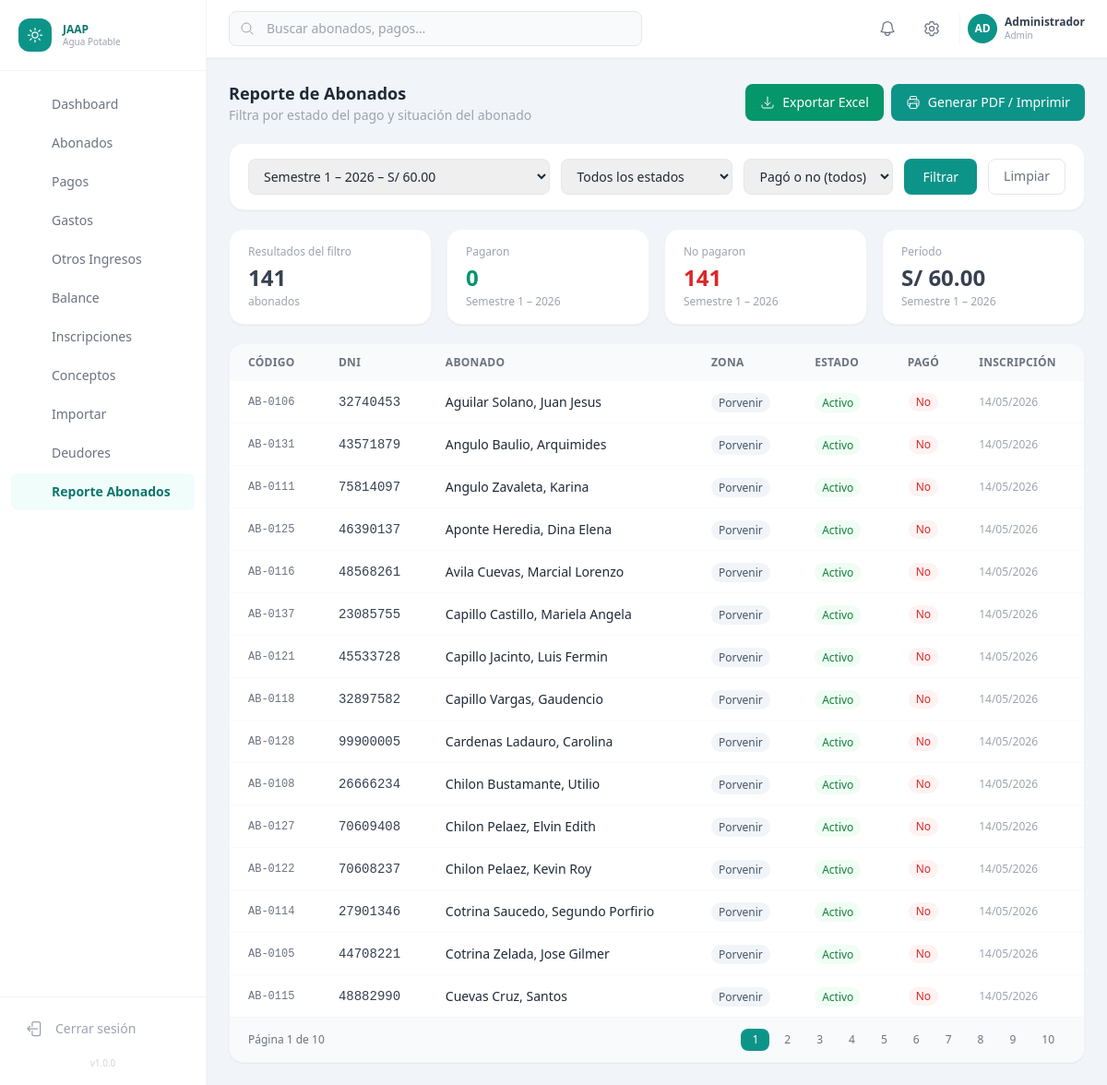
The page /reportes/abonados.php (signed in) on the database its author committed.
### tables this page shows
CREATE TABLE `periodos_cobro` (
  `id`                  INT UNSIGNED NOT NULL AUTO_INCREMENT,
  `nombre`              VARCHAR(100) NOT NULL,
  `anio`                YEAR         NOT NULL,
  `semestre`            ENUM('1','2','anual') NOT NULL DEFAULT '1',
  `meses`               TINYINT UNSIGNED NOT NULL DEFAULT 6 COMMENT 'Cantidad de meses incluidos',
  `fecha_inicio`        DATE         NOT NULL,
  `fecha_fin`           DATE         NOT NULL,
  `fecha_vencimiento`   DATE         NOT NULL,
  `monto_total`         DECIMAL(10,2) NOT NULL COMMENT 'Monto base del período',
  `estado`              ENUM('pendiente','activo','cerrado') NOT NULL DEFAULT 'pendiente',
  `created_at`          TIMESTAMP    NOT NULL DEFAULT CURRENT_TIMESTAMP,
  PRIMARY KEY (`id`),
  UNIQUE KEY `uk_periodo` (`anio`, `semestre`)
);

CREATE TABLE `abonados` (
  `id`                INT UNSIGNED    NOT NULL AUTO_INCREMENT,
  `codigo`            VARCHAR(20)     NOT NULL COMMENT 'Código interno del abonado',
  `dni`               VARCHAR(8)      NOT NULL,
  `nombres`           VARCHAR(100)    NOT NULL,
  `apellidos`         VARCHAR(100)    NOT NULL,
  `fecha_nacimiento`  DATE            NULL,
  `departamento`      VARCHAR(100)    NOT NULL DEFAULT '',
  `provincia`         VARCHAR(100)    NOT NULL DEFAULT '',
  `distrito`          VARCHAR(100)    NOT NULL DEFAULT '',
  `direccion`         TEXT            NULL,
  `zona`              ENUM('porvenir','tunas','cerro_de_pasco') NOT NULL DEFAULT 'porvenir',
  `profesion`         VARCHAR(100)    NULL,
  `actividad`         VARCHAR(100)    NULL,
  `grado_instruccion` ENUM(
    'sin_instruccion','primaria_incompleta','primaria_completa',
    'secundaria_incompleta','secundaria_completa',
    'tecnico','universitario','posgrado'
  ) NOT NULL DEFAULT 'sin_instruccion',
  `estado_civil`      ENUM('soltero','casado','conviviente','viudo','divorciado') NOT NULL DEFAULT 'soltero',
  `telefono`          VARCHAR(15)     NULL,
  `email`             VARCHAR(100)    NULL,
  `numero_hijos`      TINYINT UNSIGNED NOT NULL DEFAULT 0,
  `fecha_inscripcion` DATE            NULL,
  `estado`            ENUM('activo','inactivo','cortado','suspension_temporal') NOT NULL DEFAULT 'activo',
  `observaciones`     TEXT            NULL,
  `creado_por`        INT UNSIGNED    NULL,
  `created_at`        TIMESTAMP       NOT NULL DEFAULT CURRENT_TIMESTAMP,
  `updated_at`        TIMESTAMP       NOT NULL DEFAULT CURRENT_TIMESTAMP ON UPDATE CURRENT_TIMESTAMP,
  PRIMARY KEY (`id`),
  UNIQUE KEY `uk_dni`    (`dni`),
  UNIQUE KEY `uk_codigo` (`codigo`),
  KEY `idx_zona`   (`zona`),
  KEY `idx_estado` (`estado`),
  CONSTRAINT `fk_abonado_creado` FOREIGN KEY (`creado_por`) REFERENCES `usuarios_sistema` (`id`) ON DELETE SET NULL
);

### config/config.php (called while the page is built, shortened)
<?php
function e(string $s): string
{
    return htmlspecialchars($s, ENT_QUOTES | ENT_HTML5, 'UTF-8');
}

### reportes/abonados.php (the view, shortened to what this page needs)
<?php
$pdo        = getDB();
$periodos = $pdo->query(
    "SELECT id, nombre, anio, semestre, monto_total
     FROM periodos_cobro
     ORDER BY anio DESC, semestre"
)->fetchAll();
$periodoId = (int)($_GET['periodo_id'] ?? 0);
if ($periodoId === 0) {
    foreach ($periodos as $p) {
        if ((int)$p['anio'] === 2026 && $p['semestre'] === '1') {
            $periodoId = (int)$p['id'];
            break;
        }
    }
}
$periodoActual = null;
foreach ($periodos as $p) {
    if ((int)$p['id'] === $periodoId) { $periodoActual = $p; break; }
}
$estado = $_GET['estado'] ?? '';
$pagado = $_GET['pagado'] ?? '';
$page   = max(1, (int)($_GET['page'] ?? 1));
$limit  = 15;
$offset = ($page - 1) * $limit;
$where       = ['1=1'];
$whereParams = [];
$whereStr = implode(' AND ', $where);
$totalStmt = $pdo->prepare("SELECT COUNT(*) FROM abonados a WHERE $whereStr");
$totalStmt->execute($whereParams);
$totalRows  = (int)$totalStmt->fetchColumn();
$totalPages = max(1, (int)ceil($totalRows / $limit));
$selectParams = array_merge([$periodoId], $whereParams);
$stmt = $pdo->prepare("
    SELECT a.id, a.codigo, a.dni, a.nombres, a.apellidos, a.zona, a.telefono,
           a.estado, a.fecha_inscripcion,
           EXISTS (SELECT 1 FROM pagos p2 WHERE p2.abonado_id = a.id AND p2.periodo_id = ?) AS pagado
    FROM abonados a
    WHERE $whereStr
    ORDER BY a.zona, a.apellidos, a.nombres
    LIMIT $limit OFFSET $offset
");
$stmt->execute($selectParams);
$abonados = $stmt->fetchAll();
$whereEstado       = ['1=1'];
$whereEstadoParams = [];
$whereEstadoStr = implode(' AND ', $whereEstado);
$stmtPagados = $pdo->prepare("
    SELECT COUNT(*) FROM abonados a WHERE $whereEstadoStr
    AND a.id IN (SELECT abonado_id FROM pagos WHERE periodo_id = ?)
");
$stmtPagados->execute(array_merge($whereEstadoParams, [$periodoId]));
$totalPagados = (int)$stmtPagados->fetchColumn();
$stmtNoPagados = $pdo->prepare("
    SELECT COUNT(*) FROM abonados a WHERE $whereEstadoStr
    AND a.id NOT IN (SELECT abonado_id FROM pagos WHERE periodo_id = ?)
");
$stmtNoPagados->execute(array_merge($whereEstadoParams, [$periodoId]));
$totalNoPagados = (int)$stmtNoPagados->fetchColumn();
$qs = http_build_query(['periodo_id' => $periodoId, 'estado' => $estado, 'pagado' => $pagado]);
require_once __DIR__ . '/../includes/header.php';
require_once __DIR__ . '/../includes/sidebar.php';
?>
<div class="flex flex-col flex-1 overflow-hidden">
  <?php require_once __DIR__ . '/../includes/topbar.php'; ?>
  <main class="flex-1 overflow-y-auto p-6 space-y-5">
    <div class="flex flex-col sm:flex-row sm:items-center justify-between gap-3">
      <div>
        <h1 class="text-lg font-bold text-gray-800">Reporte de Abonados</h1>
        <p class="text-sm text-gray-400">Filtra por estado del pago y situación del abonado</p>
      </div>
      <div class="flex items-center gap-2">
        <a href="<?= APP_URL ?>/reportes/abonados_excel.php?<?= $qs ?>"
           class="inline-flex items-center gap-2 bg-emerald-600 hover:bg-emerald-700 text-white text-sm font-medium px-4 py-2.5 rounded-lg transition-colors">
          <svg class="w-4 h-4" fill="none" viewBox="0 0 24 24" stroke-width="1.5" stroke="currentColor">
            <path stroke-linecap="round" stroke-linejoin="round" d="M3 16.5v2.25A2.25 2.25 0 0 0 5.25 21h13.5A2.25 2.25 0 0 0 21 18.75V16.5M16.5 12 12 16.5m0 0L7.5 12m4.5 4.5V3" />
          </svg>
          Exportar Excel
        </a>
        <a href="<?= APP_URL ?>/reportes/abonados_print.php?<?= $qs ?>"
           target="_blank"
           class="inline-flex items-center gap-2 bg-brand-600 hover:bg-brand-700 text-white text-sm font-medium px-4 py-2.5 rounded-lg transition-colors">
          Generar PDF / Imprimir
        </a>
      </div>
    </div>
    <form method="GET" class="bg-white rounded-2xl shadow-sm border border-gray-100 px-5 py-4">
      <div class="flex flex-col sm:flex-row gap-3">
        <select name="periodo_id"
                class="flex-1 px-3 py-2 text-sm border border-gray-200 rounded-lg focus:outline-none focus:ring-2 focus:ring-brand-300">
          <?php foreach ($periodos as $p): ?>
            <option value="<?= $p['id'] ?>" <?= (int)$p['id'] === $periodoId ? 'selected' : '' ?>>
              <?= e($p['nombre']) ?> – S/ <?= number_format((float)$p['monto_total'], 2) ?>
            </option>
          <?php endforeach; ?>
        </select>
        <select name="estado"
                class="px-3 py-2 text-sm border border-gray-200 rounded-lg focus:outline-none focus:ring-2 focus:ring-brand-300">
          <option value="">Todos los estados</option>
        </select>
        <select name="pagado"
                class="px-3 py-2 text-sm border border-gray-200 rounded-lg focus:outline-none focus:ring-2 focus:ring-brand-300">
          <option value="">Pagó o no (todos)</option>
        </select>
        <button type="submit"
                class="bg-brand-600 hover:bg-brand-700 text-white text-sm font-medium px-5 py-2 rounded-lg transition-colors">
          Filtrar
        </button>
        <a href="<?= APP_URL ?>/reportes/abonados.php"
           class="border border-gray-200 text-gray-500 hover:text-gray-700 text-sm font-medium px-4 py-2 rounded-lg transition-colors">
          Limpiar
        </a>
      </div>
    </form>
    <?php if ($periodoActual): ?>
    <div class="grid grid-cols-2 sm:grid-cols-4 gap-4">
      <div class="bg-white rounded-2xl shadow-sm border border-gray-100 px-5 py-4">
        <p class="text-xs text-gray-400 font-medium">Resultados del filtro</p>
        <p class="text-2xl font-bold text-gray-700 mt-1"><?= number_format($totalRows) ?></p>
        <p class="text-xs text-gray-400 mt-0.5">abonados</p>
      </div>
      <div class="bg-white rounded-2xl shadow-sm border border-gray-100 px-5 py-4">
        <p class="text-xs text-gray-400 font-medium">Pagaron</p>
        <p class="text-2xl font-bold text-emerald-600 mt-1"><?= number_format($totalPagados) ?></p>
        <p class="text-xs text-gray-400 mt-0.5"><?= e($periodoActual['nombre']) ?></p>
      </div>
      <div class="bg-white rounded-2xl shadow-sm border border-gray-100 px-5 py-4">
        <p class="text-xs text-gray-400 font-medium">No pagaron</p>
        <p class="text-2xl font-bold text-red-600 mt-1"><?= number_format($totalNoPagados) ?></p>
        <p class="text-xs text-gray-400 mt-0.5"><?= e($periodoActual['nombre']) ?></p>
      </div>
      <div class="bg-white rounded-2xl shadow-sm border border-gray-100 px-5 py-4">
        <p class="text-xs text-gray-400 font-medium">Período</p>
        <p class="text-2xl font-bold text-gray-700 mt-1">S/ <?= number_format((float)$periodoActual['monto_total'], 2) ?></p>
        <p class="text-xs text-gray-400 mt-0.5"><?= e($periodoActual['nombre']) ?></p>
      </div>
    </div>
    <div class="bg-white rounded-2xl shadow-sm border border-gray-100 overflow-hidden">
      <div class="overflow-x-auto">
        <table class="w-full text-sm">
          <thead class="bg-gray-50 text-xs text-gray-500 uppercase tracking-wide">
            <tr>
              <th class="px-5 py-3 text-left">Código</th>
              <th class="px-5 py-3 text-left">DNI</th>
              <th class="px-5 py-3 text-left">Abonado</th>
              <th class="px-5 py-3 text-left">Zona</th>
              <th class="px-5 py-3 text-left">Estado</th>
              <th class="px-5 py-3 text-center">Pagó</th>
              <th class="px-5 py-3 text-left">Inscripción</th>
            </tr>
          </thead>
          <tbody class="divide-y divide-gray-50">
            <?php
              $estadoClases = [
                'activo'     => 'bg-green-50 text-green-700',
                'inactivo'   => 'bg-gray-100 text-gray-500',
                'cortado'    => 'bg-red-50 text-red-600',
                'suspension_temporal' => 'bg-amber-50 text-amber-700',
              ];
            ?>
            <?php foreach ($abonados as $a): ?>
            <tr class="hover:bg-gray-50 transition-colors">
              <td class="px-5 py-3 font-mono text-xs text-gray-500"><?= e($a['codigo']) ?></td>
              <td class="px-5 py-3 font-mono text-gray-700"><?= e($a['dni']) ?></td>
              <td class="px-5 py-3">
                <span class="font-medium text-gray-800"><?= e($a['apellidos'] . ', ' . $a['nombres']) ?></span>
              </td>
              <td class="px-5 py-3">
                <span class="capitalize text-xs font-medium px-2 py-0.5 rounded-full bg-slate-100 text-slate-600">
                  <?= e(ZONAS[$a['zona']] ?? $a['zona']) ?>
                </span>
              </td>
              <td class="px-5 py-3">
                <span class="<?= $estadoClases[$a['estado']] ?? 'bg-gray-100 text-gray-500' ?> text-xs font-medium px-2 py-0.5 rounded-full capitalize">
                  <?= e(ESTADOS_ABONADO[$a['estado']] ?? $a['estado']) ?>
                </span>
              </td>
              <td class="px-5 py-3 text-center">
                <?php if ((bool)$a['pagado']): ?>
                  <span class="inline-flex items-center gap-1 text-xs font-medium px-2 py-0.5 rounded-full bg-emerald-50 text-emerald-700">Sí</span>
                <?php else: ?>
                  <span class="inline-flex items-center gap-1 text-xs font-medium px-2 py-0.5 rounded-full bg-red-50 text-red-600">No</span>
                <?php endif; ?>
              </td>
              <td class="px-5 py-3 text-xs text-gray-400">
                <?= $a['fecha_inscripcion'] ? date('d/m/Y', strtotime($a['fecha_inscripcion'])) : '—' ?>
              </td>
            </tr>
            <?php endforeach; ?>
          </tbody>
        </table>
      </div>
      <?php if ($totalPages > 1): ?>
      <div class="flex items-center justify-between px-5 py-3 border-t border-gray-100 bg-gray-50 text-xs text-gray-500">
        <span>Página <?= $page ?> de <?= $totalPages ?></span>
        <div class="flex gap-1">
          <?php for ($i = 1; $i <= $totalPages; $i++): ?>
            <a href="?<?= $qs ?>&page=<?= $i ?>"
               class="px-3 py-1 rounded-lg <?= $i === $page ? 'bg-brand-600 text-white' : 'hover:bg-gray-200' ?>">
              <?= $i ?>
            </a>
          <?php endfor; ?>
        </div>
      </div>
      <?php endif; ?>
    </div>
    <?php else: ?>
      <div class="bg-white rounded-2xl shadow-sm border border-gray-100 px-5 py-12 text-center text-gray-400">
        No hay períodos de cobro configurados.
      </div>
    <?php endif; ?>
  </main>
</div>
<?php require_once __DIR__ . '/../includes/footer.php'; ?>

### rows shown on the page
periodos_cobro: nombre "Semestre 1 – 2026", monto_total "60.00"
abonados: codigo "AB-0106", dni "32740453", apellidos+nombres "Aguilar Solano, Juan Jesus", zona "Porvenir", estado "Activo", fecha_inscripcion "14/05/2026"
abonados: codigo "AB-0131", dni "43571879", apellidos+nombres "Angulo Baulio, Arquimides", zona "Porvenir", estado "Activo", fecha_inscripcion "14/05/2026"
abonados: codigo "AB-0111", dni "75814097", apellidos+nombres "Angulo Zavaleta, Karina", zona "Porvenir", estado "Activo", fecha_inscripcion "14/05/2026"
abonados: codigo "AB-0125", dni "46390137", apellidos+nombres "Aponte Heredia, Dina Elena", zona "Porvenir", estado "Activo", fecha_inscripcion "14/05/2026"
abonados: codigo "AB-0116", dni "48568261", apellidos+nombres "Avila Cuevas, Marcial Lorenzo", zona "Porvenir", estado "Activo", fecha_inscripcion "14/05/2026"
abonados: codigo "AB-0137", dni "23085755", apellidos+nombres "Capillo Castillo, Mariela Angela", zona "Porvenir", estado "Activo", fecha_inscripcion "14/05/2026"
abonados: codigo "AB-0121", dni "45533728", apellidos+nombres "Capillo Jacinto, Luis Fermin", zona "Porvenir", estado "Activo", fecha_inscripcion "14/05/2026"
abonados: codigo "AB-0118", dni "32897582", apellidos+nombres "Capillo Vargas, Gaudencio", zona "Porvenir", estado "Activo", fecha_inscripcion "14/05/2026"
abonados: codigo "AB-0128", dni "99900005", apellidos+nombres "Cardenas Ladauro, Carolina", zona "Porvenir", estado "Activo", fecha_inscripcion "14/05/2026"
abonados: codigo "AB-0108", dni "26666234", apellidos+nombres "Chilon Bustamante, Utilio", zona "Porvenir", estado "Activo", fecha_inscripcion "14/05/2026"
abonados: codigo "AB-0127", dni "70609408", apellidos+nombres "Chilon Pelaez, Elvin Edith", zona "Porvenir", estado "Activo", fecha_inscripcion "14/05/2026"
abonados: codigo "AB-0122", dni "70608237", apellidos+nombres "Chilon Pelaez, Kevin Roy", zona "Porvenir", estado "Activo", fecha_inscripcion "14/05/2026"
abonados: codigo "AB-0114", dni "27901346", apellidos+nombres "Cotrina Saucedo, Segundo Porfirio", zona "Porvenir", estado "Activo", fecha_inscripcion "14/05/2026"
abonados: codigo "AB-0105", dni "44708221", apellidos+nombres "Cotrina Zelada, Jose Gilmer", zona "Porvenir", estado "Activo", fecha_inscripcion "14/05/2026"
abonados: codigo "AB-0115", dni "48882990", apellidos+nombres "Cuevas Cruz, Santos", zona "Porvenir", estado "Activo", fecha_inscripcion "14/05/2026"

### other values the page prints
$item['label'] "Dashboard"
$item['label'] "Abonados"
$item['label'] "Pagos"
$item['label'] "Gastos"
$item['label'] "Otros Ingresos"
$item['label'] "Balance"
$item['label'] "Inscripciones"
$item['label'] "Conceptos"
$item['label'] "Importar"
$item['label'] "Deudores"
$item['label'] "Reporte Abonados"
APP_VERSION "1.0.0"
mb_substr($user['nombre'], 0, 2) "AD"
$user['nombre'] "Administrador"
$user['rol'] "Admin"
